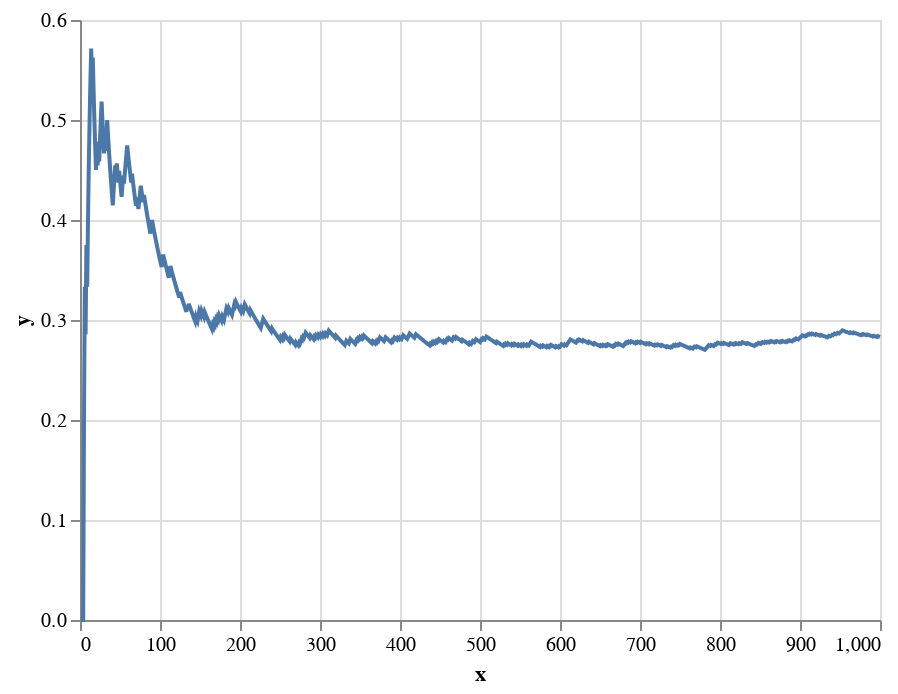

Notebook code cell kept with this figure:
### Code cell
# Number of coin tosses.
n = 1000
# Probability of heads
p = 0.3

alt.Chart(get_coin_toss_data(n, p)).mark_line().encode(
        x='x',
        y='y',
    )

### Figure 1 — Vega-Lite specification as saved in the notebook (floating-point values rounded to 4 significant figures; data arrays with more than 128 entries replaced by an {"elided": "..."} marker saying what was removed)
{"config": {"view": {"continuousWidth": 400, "continuousHeight": 300}}, "data": {"name": "data-cd3e2ca571b2281c9b6897051961728f"}, "mark": "line", "encoding": {"x": {"type": "quantitative", "field": "x"}, "y": {"type": "quantitative", "field": "y"}}, "$schema": "https://vega.github.io/schema/vega-lite/v4.8.1.json", "datasets": {"data-cd3e2ca571b2281c9b6897051961728f": {"elided": "1000 records"}}}
